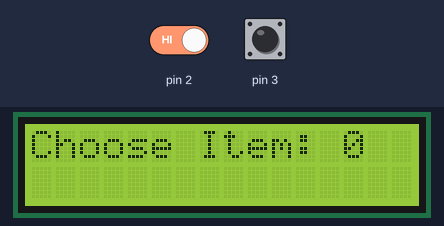
Recording of a sketch running on a simulated Arduino Uno, built with avr-gcc and run on an emulated ATmega328P. Shown: 16×2 character LCD. Inputs (shaded band) come from the test bench; at power-on: pin 3 HIGH, pin 2 HIGH.

Above: at 1.2 s.
1.3 s: pin 3 pulled LOW for 3.2 s
At 5.1 s:
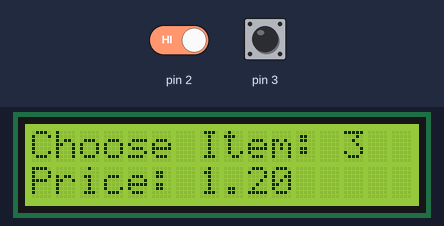
6.0 s: pin 2 driven LOW
At 8.0 s:
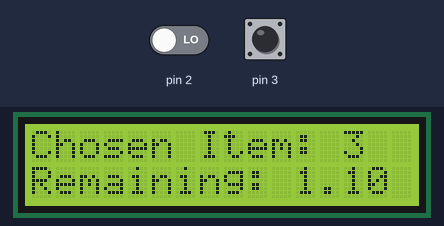
Timing chart, 0 to 9.5 s (numbered marks = the images above; inputs shaded):
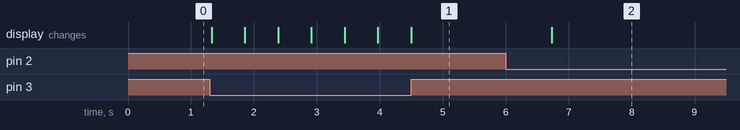

The sketch:

pet_shop_vending_machine.ino
```cpp
#include <LiquidCrystal_I2C.h>
#include <Wire.h>
const int items = 4;
const int coins = 5;

LiquidCrystal_I2C lcd(0x3F, 16, 2);

volatile bool insert = false, choosing_item = true;
volatile int pulse = 0;
volatile int sum = 0;
volatile int item = 0;

const int a[items] = {280, 300, 120, 220},
          b[coins] = {10, 20, 50, 100, 200};

void setup()
{
  lcd.init();
  lcd.backlight();
  lcd.clear();
  lcd.setCursor(0, 0);
  lcd.print("Choose Item: ");
  lcd.print(item);

  pinMode(3, INPUT_PULLUP);
  digitalWrite(3, HIGH);
  //pinMode(2, INPUT_PULLUP);
  delay(1);
  attachInterrupt(digitalPinToInterrupt(2), coinInterrupt, FALLING);
}

void loop()
{
  if (!digitalRead(3) && choosing_item)
  {
    item++;
    if (item > items ) item = 1;
    lcd.clear();
    lcd.setCursor(0, 0);
    lcd.print("Choose Item: ");
    lcd.print(item);
    lcd.setCursor(0, 1);
    lcd.print("Price: ");
    lcd.print((float)a[item - 1] / 100);
    delay(500);
  }
  if (insert)
  {
    delay(700);
    sum += b[pulse - 1];
    lcd.clear();
    lcd.setCursor(0, 0);
    lcd.print("Chosen Item: ");
    lcd.print(item);
    lcd.setCursor(0, 1);
    lcd.print("Remaining: ");
    lcd.print((float)(a[item - 1] - sum) / 100);
    insert = false;
    pulse = 0;
    choosing_item = false;
    if (sum >= a[item - 1])
    {
      //rikse to antikeimeno
      sum = 0;
      choosing_item = true;
      item = 0;
      lcd.clear();
      lcd.print("Thank you!!!");
      delay(2000);
      lcd.clear();
      lcd.setCursor(0, 0);
      lcd.print("Choose Item: ");
      lcd.print(item);
    }
  }
}

void coinInterrupt()
{
  pulse++;
  insert = true;
}
```

Measured:
- after the input at 1.3 s, the display: first changes at once (image 1 shows a later state)
- after the input at 6.0 s, the display: changes after 0.73 s (image 2)
